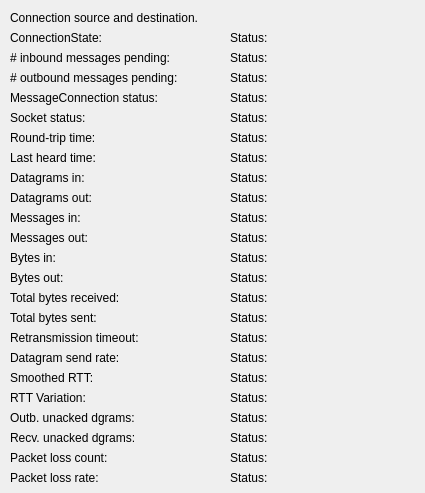
<?xml version="1.0" encoding="UTF-8"?>
<ui version="4.0">
 <class>MessageConnectionDialog</class>
 <widget class="QWidget" name="MessageConnectionDialog">
  <property name="geometry">
   <rect>
    <x>0</x>
    <y>0</y>
    <width>425</width>
    <height>493</height>
   </rect>
  </property>
  <property name="windowTitle">
   <string>Form</string>
  </property>
  <widget class="QLabel" name="connectionLine">
   <property name="geometry">
    <rect>
     <x>10</x>
     <y>10</y>
     <width>411</width>
     <height>16</height>
    </rect>
   </property>
   <property name="text">
    <string>Connection source and destination.</string>
   </property>
  </widget>
  <widget class="QLabel" name="label">
   <property name="geometry">
    <rect>
     <x>10</x>
     <y>30</y>
     <width>211</width>
     <height>16</height>
    </rect>
   </property>
   <property name="text">
    <string>ConnectionState:</string>
   </property>
  </widget>
  <widget class="QLabel" name="statusLine">
   <property name="geometry">
    <rect>
     <x>230</x>
     <y>28</y>
     <width>381</width>
     <height>20</height>
    </rect>
   </property>
   <property name="text">
    <string>Status:</string>
   </property>
  </widget>
  <widget class="QLabel" name="label_2">
   <property name="geometry">
    <rect>
     <x>10</x>
     <y>70</y>
     <width>221</width>
     <height>16</height>
    </rect>
   </property>
   <property name="text">
    <string># outbound messages pending:</string>
   </property>
  </widget>
  <widget class="QLabel" name="label_3">
   <property name="geometry">
    <rect>
     <x>10</x>
     <y>90</y>
     <width>211</width>
     <height>16</height>
    </rect>
   </property>
   <property name="text">
    <string>MessageConnection status:</string>
   </property>
  </widget>
  <widget class="QLabel" name="label_4">
   <property name="geometry">
    <rect>
     <x>10</x>
     <y>110</y>
     <width>201</width>
     <height>16</height>
    </rect>
   </property>
   <property name="text">
    <string>Socket status:</string>
   </property>
  </widget>
  <widget class="QLabel" name="label_5">
   <property name="geometry">
    <rect>
     <x>10</x>
     <y>130</y>
     <width>211</width>
     <height>16</height>
    </rect>
   </property>
   <property name="text">
    <string>Round-trip time:</string>
   </property>
  </widget>
  <widget class="QLabel" name="label_6">
   <property name="geometry">
    <rect>
     <x>10</x>
     <y>150</y>
     <width>211</width>
     <height>16</height>
    </rect>
   </property>
   <property name="text">
    <string>Last heard time:</string>
   </property>
  </widget>
  <widget class="QLabel" name="labelDatagramsIn">
   <property name="geometry">
    <rect>
     <x>10</x>
     <y>170</y>
     <width>211</width>
     <height>16</height>
    </rect>
   </property>
   <property name="text">
    <string>Datagrams in:</string>
   </property>
  </widget>
  <widget class="QLabel" name="labelDatagramsOut">
   <property name="geometry">
    <rect>
     <x>10</x>
     <y>190</y>
     <width>211</width>
     <height>16</height>
    </rect>
   </property>
   <property name="text">
    <string>Datagrams out:</string>
   </property>
  </widget>
  <widget class="QLabel" name="label_9">
   <property name="geometry">
    <rect>
     <x>10</x>
     <y>210</y>
     <width>211</width>
     <height>16</height>
    </rect>
   </property>
   <property name="text">
    <string>Messages in:</string>
   </property>
  </widget>
  <widget class="QLabel" name="label_10">
   <property name="geometry">
    <rect>
     <x>10</x>
     <y>230</y>
     <width>211</width>
     <height>16</height>
    </rect>
   </property>
   <property name="text">
    <string>Messages out:</string>
   </property>
  </widget>
  <widget class="QLabel" name="label_11">
   <property name="geometry">
    <rect>
     <x>10</x>
     <y>250</y>
     <width>211</width>
     <height>16</height>
    </rect>
   </property>
   <property name="text">
    <string>Bytes in:</string>
   </property>
  </widget>
  <widget class="QLabel" name="label_12">
   <property name="geometry">
    <rect>
     <x>10</x>
     <y>270</y>
     <width>211</width>
     <height>16</height>
    </rect>
   </property>
   <property name="text">
    <string>Bytes out:</string>
   </property>
  </widget>
  <widget class="QLabel" name="outboundMessagesPending">
   <property name="geometry">
    <rect>
     <x>230</x>
     <y>68</y>
     <width>351</width>
     <height>20</height>
    </rect>
   </property>
   <property name="text">
    <string>Status:</string>
   </property>
  </widget>
  <widget class="QLabel" name="messageConnectionStatus">
   <property name="geometry">
    <rect>
     <x>230</x>
     <y>88</y>
     <width>381</width>
     <height>20</height>
    </rect>
   </property>
   <property name="text">
    <string>Status:</string>
   </property>
  </widget>
  <widget class="QLabel" name="socketStatus">
   <property name="geometry">
    <rect>
     <x>230</x>
     <y>108</y>
     <width>381</width>
     <height>20</height>
    </rect>
   </property>
   <property name="text">
    <string>Status:</string>
   </property>
  </widget>
  <widget class="QLabel" name="roundTripTime">
   <property name="geometry">
    <rect>
     <x>230</x>
     <y>128</y>
     <width>381</width>
     <height>20</height>
    </rect>
   </property>
   <property name="text">
    <string>Status:</string>
   </property>
  </widget>
  <widget class="QLabel" name="lastHeardTime">
   <property name="geometry">
    <rect>
     <x>230</x>
     <y>148</y>
     <width>381</width>
     <height>20</height>
    </rect>
   </property>
   <property name="text">
    <string>Status:</string>
   </property>
  </widget>
  <widget class="QLabel" name="datagramsIn">
   <property name="geometry">
    <rect>
     <x>230</x>
     <y>168</y>
     <width>381</width>
     <height>20</height>
    </rect>
   </property>
   <property name="text">
    <string>Status:</string>
   </property>
  </widget>
  <widget class="QLabel" name="messagesIn">
   <property name="geometry">
    <rect>
     <x>230</x>
     <y>208</y>
     <width>381</width>
     <height>20</height>
    </rect>
   </property>
   <property name="text">
    <string>Status:</string>
   </property>
  </widget>
  <widget class="QLabel" name="datagramsOut">
   <property name="geometry">
    <rect>
     <x>230</x>
     <y>188</y>
     <width>381</width>
     <height>20</height>
    </rect>
   </property>
   <property name="text">
    <string>Status:</string>
   </property>
  </widget>
  <widget class="QLabel" name="messagesOut">
   <property name="geometry">
    <rect>
     <x>230</x>
     <y>228</y>
     <width>381</width>
     <height>20</height>
    </rect>
   </property>
   <property name="text">
    <string>Status:</string>
   </property>
  </widget>
  <widget class="QLabel" name="bytesIn">
   <property name="geometry">
    <rect>
     <x>230</x>
     <y>248</y>
     <width>381</width>
     <height>20</height>
    </rect>
   </property>
   <property name="text">
    <string>Status:</string>
   </property>
  </widget>
  <widget class="QLabel" name="bytesOut">
   <property name="geometry">
    <rect>
     <x>230</x>
     <y>268</y>
     <width>381</width>
     <height>20</height>
    </rect>
   </property>
   <property name="text">
    <string>Status:</string>
   </property>
  </widget>
  <widget class="QLabel" name="retransmissionTimeoutHeader">
   <property name="geometry">
    <rect>
     <x>10</x>
     <y>330</y>
     <width>211</width>
     <height>16</height>
    </rect>
   </property>
   <property name="text">
    <string>Retransmission timeout:</string>
   </property>
  </widget>
  <widget class="QLabel" name="datagramSendRateHeader">
   <property name="geometry">
    <rect>
     <x>10</x>
     <y>350</y>
     <width>211</width>
     <height>16</height>
    </rect>
   </property>
   <property name="text">
    <string>Datagram send rate:</string>
   </property>
  </widget>
  <widget class="QLabel" name="smoothedRTTHeader">
   <property name="geometry">
    <rect>
     <x>10</x>
     <y>370</y>
     <width>211</width>
     <height>16</height>
    </rect>
   </property>
   <property name="text">
    <string>Smoothed RTT:</string>
   </property>
  </widget>
  <widget class="QLabel" name="rttVariationHeader">
   <property name="geometry">
    <rect>
     <x>10</x>
     <y>390</y>
     <width>211</width>
     <height>16</height>
    </rect>
   </property>
   <property name="text">
    <string>RTT Variation:</string>
   </property>
  </widget>
  <widget class="QLabel" name="outUnackedDatagramsHeader">
   <property name="geometry">
    <rect>
     <x>10</x>
     <y>410</y>
     <width>211</width>
     <height>16</height>
    </rect>
   </property>
   <property name="text">
    <string>Outb. unacked dgrams:</string>
   </property>
  </widget>
  <widget class="QLabel" name="recvUnackedDatagramsHeader">
   <property name="geometry">
    <rect>
     <x>10</x>
     <y>430</y>
     <width>211</width>
     <height>16</height>
    </rect>
   </property>
   <property name="text">
    <string>Recv. unacked dgrams:</string>
   </property>
  </widget>
  <widget class="QLabel" name="packetLossCountHeader">
   <property name="geometry">
    <rect>
     <x>10</x>
     <y>450</y>
     <width>211</width>
     <height>16</height>
    </rect>
   </property>
   <property name="text">
    <string>Packet loss count:</string>
   </property>
  </widget>
  <widget class="QLabel" name="packetLossRateHeader">
   <property name="geometry">
    <rect>
     <x>10</x>
     <y>470</y>
     <width>211</width>
     <height>16</height>
    </rect>
   </property>
   <property name="text">
    <string>Packet loss rate:</string>
   </property>
  </widget>
  <widget class="QLabel" name="retransmissionTimeout">
   <property name="geometry">
    <rect>
     <x>230</x>
     <y>328</y>
     <width>381</width>
     <height>20</height>
    </rect>
   </property>
   <property name="text">
    <string>Status:</string>
   </property>
  </widget>
  <widget class="QLabel" name="datagramSendRate">
   <property name="geometry">
    <rect>
     <x>230</x>
     <y>348</y>
     <width>381</width>
     <height>20</height>
    </rect>
   </property>
   <property name="text">
    <string>Status:</string>
   </property>
  </widget>
  <widget class="QLabel" name="smoothedRTT">
   <property name="geometry">
    <rect>
     <x>230</x>
     <y>368</y>
     <width>381</width>
     <height>20</height>
    </rect>
   </property>
   <property name="text">
    <string>Status:</string>
   </property>
  </widget>
  <widget class="QLabel" name="rttVariation">
   <property name="geometry">
    <rect>
     <x>230</x>
     <y>388</y>
     <width>381</width>
     <height>20</height>
    </rect>
   </property>
   <property name="text">
    <string>Status:</string>
   </property>
  </widget>
  <widget class="QLabel" name="outUnackedDatagrams">
   <property name="geometry">
    <rect>
     <x>230</x>
     <y>408</y>
     <width>381</width>
     <height>20</height>
    </rect>
   </property>
   <property name="text">
    <string>Status:</string>
   </property>
  </widget>
  <widget class="QLabel" name="recvUnackedDatagrams">
   <property name="geometry">
    <rect>
     <x>230</x>
     <y>428</y>
     <width>381</width>
     <height>20</height>
    </rect>
   </property>
   <property name="text">
    <string>Status:</string>
   </property>
  </widget>
  <widget class="QLabel" name="packetLossCount">
   <property name="geometry">
    <rect>
     <x>230</x>
     <y>448</y>
     <width>381</width>
     <height>20</height>
    </rect>
   </property>
   <property name="text">
    <string>Status:</string>
   </property>
  </widget>
  <widget class="QLabel" name="packetLossRate">
   <property name="geometry">
    <rect>
     <x>230</x>
     <y>468</y>
     <width>381</width>
     <height>20</height>
    </rect>
   </property>
   <property name="text">
    <string>Status:</string>
   </property>
  </widget>
  <widget class="QLabel" name="totalBytesSent">
   <property name="geometry">
    <rect>
     <x>230</x>
     <y>308</y>
     <width>381</width>
     <height>20</height>
    </rect>
   </property>
   <property name="text">
    <string>Status:</string>
   </property>
  </widget>
  <widget class="QLabel" name="label_13">
   <property name="geometry">
    <rect>
     <x>10</x>
     <y>290</y>
     <width>211</width>
     <height>16</height>
    </rect>
   </property>
   <property name="text">
    <string>Total bytes received:</string>
   </property>
  </widget>
  <widget class="QLabel" name="label_14">
   <property name="geometry">
    <rect>
     <x>10</x>
     <y>310</y>
     <width>201</width>
     <height>16</height>
    </rect>
   </property>
   <property name="text">
    <string>Total bytes sent:</string>
   </property>
  </widget>
  <widget class="QLabel" name="totalBytesReceived">
   <property name="geometry">
    <rect>
     <x>230</x>
     <y>288</y>
     <width>381</width>
     <height>20</height>
    </rect>
   </property>
   <property name="text">
    <string>Status:</string>
   </property>
  </widget>
  <widget class="QLabel" name="label_7">
   <property name="geometry">
    <rect>
     <x>10</x>
     <y>50</y>
     <width>221</width>
     <height>16</height>
    </rect>
   </property>
   <property name="text">
    <string># inbound messages pending:</string>
   </property>
  </widget>
  <widget class="QLabel" name="inboundMessagesPending">
   <property name="geometry">
    <rect>
     <x>230</x>
     <y>48</y>
     <width>351</width>
     <height>20</height>
    </rect>
   </property>
   <property name="text">
    <string>Status:</string>
   </property>
  </widget>
 </widget>
 <resources/>
 <connections/>
</ui>
